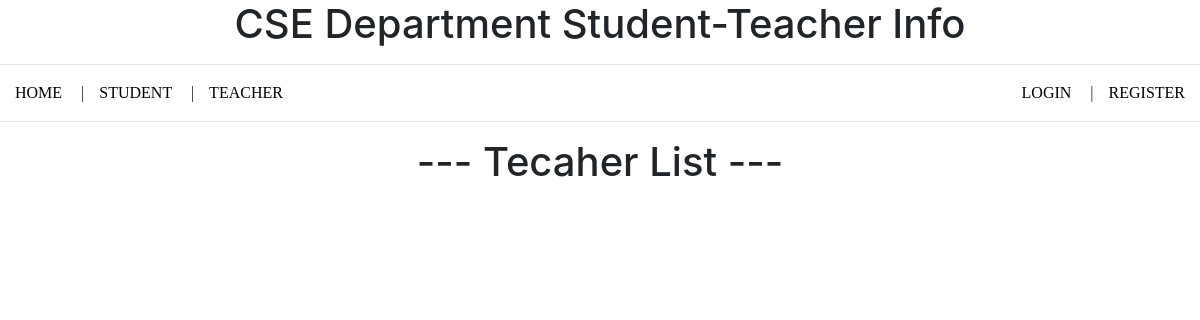
Page /teacher-list/ on the earlier database version.
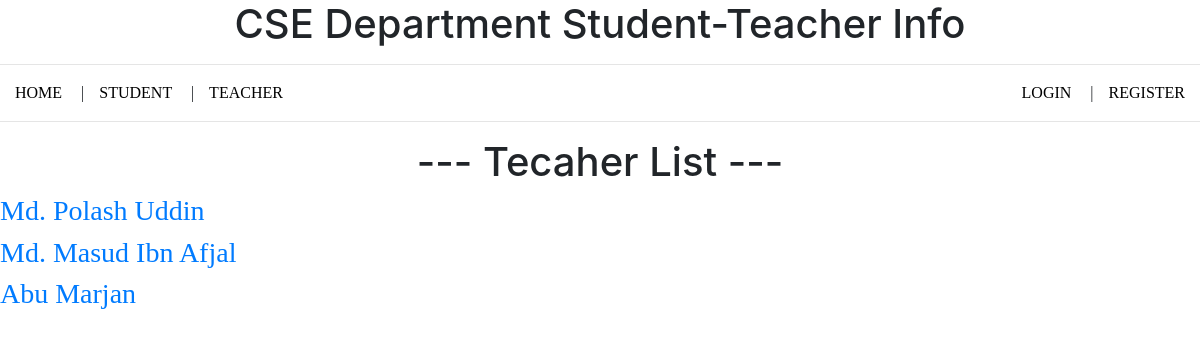
Same page on the later database version.
### Info/models.py (models this page shows, shortened)
class Teacher(models.Model):
    Name = models.CharField(max_length=100)
    Title = models.CharField(max_length=100)
    Research_Interest = models.TextField()

### Info/views.py (the view)
# urls.py: path('teacher-list/', views.teacher_list, name='teacher-list'),
def teacher_list(request):
    teachers = Teacher.objects.all()
    return render(request, 'teacher_list.html', {'all_teacher_list': teachers})

### templates/teacher_list.html
{% extends 'base.html' %}
{% block content %}
      <h1 align="center"> --- Tecaher List --- </h1>
      <ul>
          {% for teacher in all_teacher_list %}
            <h3> <a href="{% url 'single-teacher' teacher.pk %}"> {{ teacher.Name }}</a></h3>
          {% endfor %}
      </ul>
{% endblock %}

### templates/base.html (shortened to what this page needs)
<!DOCTYPE html>
<html lang="en">
<head>
   {% load static %}
    <link href="{% static 'css/bootstrap.min.css' %}" rel="stylesheet">
    <link rel="stylesheet" href="{% static 'style.css' %}">
</head>
<body>
    <h1 align="center"> CSE Department Student-Teacher Info </h1>
    <hr>
    <ul>
        <li><a href="{% url 'home' %}"> HOME </a> | </li>
        <li><a href="{% url 'student-list' %}"> STUDENT </a> | </li>
        <li><a href="{% url 'teacher-list' %}"> TEACHER </a>  </li>
        {% if user.is_authenticated %}
        <li style="float:right"> <a href="{% url 'logout' %}" > LOGOUT </a></li>
        <li style="float:right"> <a href="{% url 'logged-user' %}" > {{user.username}} </a>|</li>
        {% else %}
        <li style="float:right"> <a href="{% url 'register' %}" > REGISTER </a></li>
        <li style="float:right"> <a href="{% url 'login' %}"> LOGIN </a>|</li>
        {% endif %}
    </ul>
    <hr>
    {% block content %}
    {% endblock %}
</body>
</html>

### static/style.css (style rules this page uses)
body { background-color: white; }
ul { list-style-type: none; margin: 0; padding: 0; overflow: hidden; background-color: white; font-family: Cambria, Cochin, Georgia, Times, 'Times New Roman', serif; }
li { float: left; }
li a { color: black; text-align: center; padding: 15px 15px; text-decoration: none; }

Differences in the rows shown:
added Teacher: Name "Md. Polash Uddin"
added Teacher: Name "Md. Masud Ibn Afjal"
added Teacher: Name "Abu Marjan"
